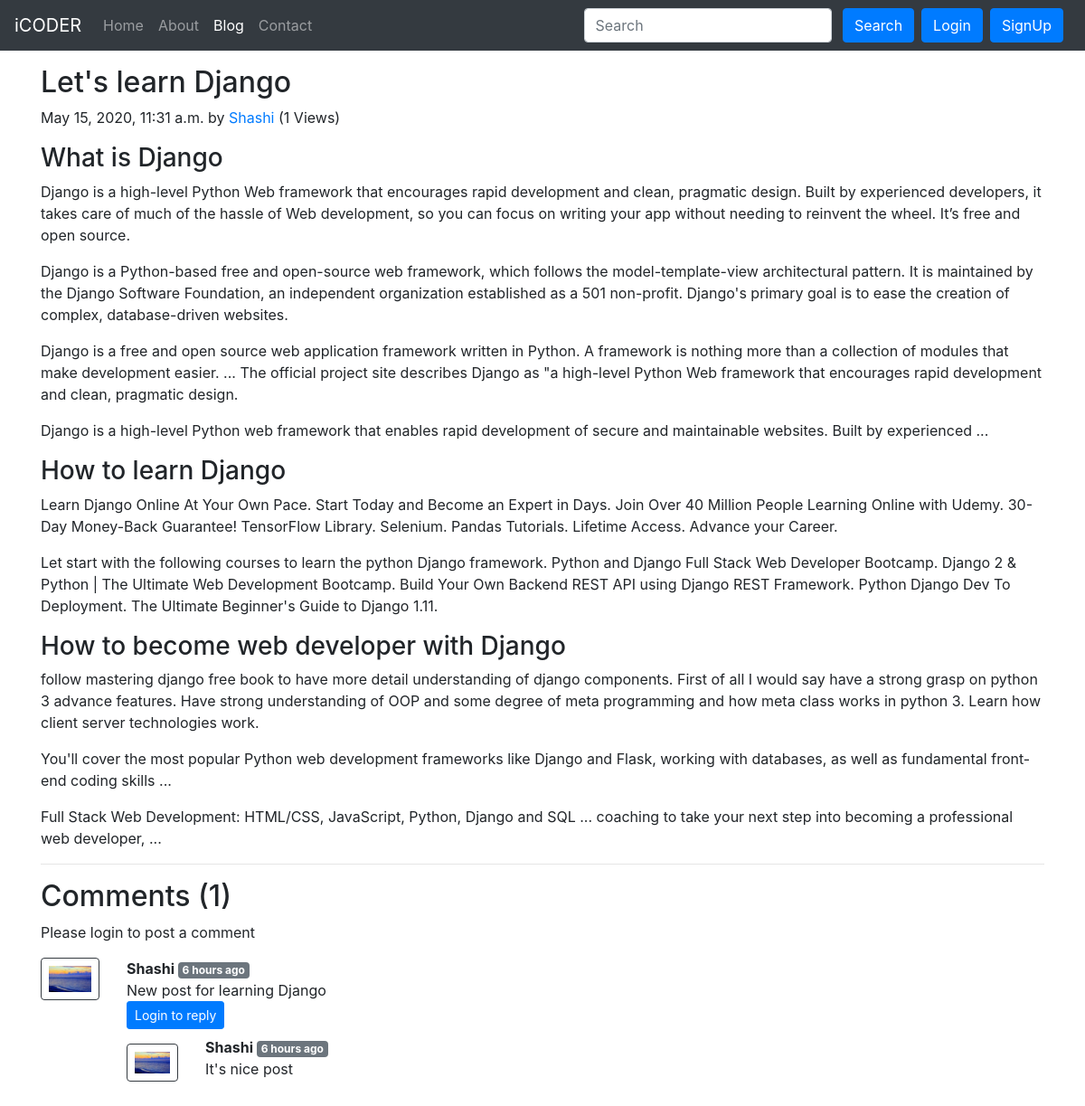
/blog/learn-django, run on the app's committed database.
### blog/models.py (models this page shows, shortened)
class Post(models.Model):
    sno = models.AutoField(primary_key=True)
    title = models.CharField(max_length=255)
    content = models.TextField()
    author = models.CharField(max_length=255)
    slug = models.CharField(max_length=255)
    views = models.IntegerField(default=0)
    timeStamp = models.DateTimeField(blank=True)

class BlogComment(models.Model):
    sno = models.AutoField(primary_key = True)
    comment = models.TextField()
    user = models.ForeignKey(User, on_delete=models.CASCADE)
    post = models.ForeignKey(Post, on_delete=models.CASCADE)
    parent = models.ForeignKey('self', on_delete=models.CASCADE, null=True)
    timestamp = models.DateTimeField(default=now)
    def __str__(self):
        return self.comment[0:13] + "..." +" "+ "by"+" "+ self.user.username

### blog/views.py (the view)
# urls.py: path('<str:slug>', views.blogPost, name='blogPost'),
def blogPost(request, slug):
    post = Post.objects.filter(slug=slug).first()
    post.views = post.views + 1
    post.save()
    comments = BlogComment.objects.filter(post=post, parent=None)
    replies = BlogComment.objects.filter(post=post).exclude(parent=None)
    replyDict = {}
    for reply in replies:
        if reply.parent.sno not in replyDict.keys():
            replyDict[reply.parent.sno] = [reply]
        else:
            replyDict[reply.parent.sno].append(reply)
    print(replyDict)
    context = {'post': post, 'comments': comments, 'user': request.user, 'replyDict': replyDict}
    return render(request, 'blog/blogPost.html', context)

### blog/templatetags/extras.py (called while the page is built)
@register.filter(name='get_val')
def get_val(dict, key):
    return dict.get(key)

### templates/blog/blogPost.html (shortened to what this page needs)
{% extends 'base.html' %}
{% block blogactive %} active {% endblock blogactive %}
{% block body %}
{% load humanize %}
{% load extras %}
<div class="container my-3">
    <h2 class="blog-post-title">{{post.title}}</h2>
    <p class="blog-post-meta">{{post.timeStamp}} by <a href="/about">{{post.author}}</a> (<span>{{post.views}} Views</span>) </p>
    <p>{{post.content|safe}} </p>
    <hr>
</div>
<div class="container">
    <h2>Comments ({{comments.count}})</h2>
    <div class="my-2">
        {% if user.is_authenticated %}
        <form action="/blog/postComment" method="POST">
            {% csrf_token %}
            <div class="form-group">
                <label for="exampleInputEmail1">Post Comment</label>
                <input type="text" class="form-control" name="comment" placeholder="Enter comment here">
            </div>
            <input type="hidden" name="postSno" value="{{post.sno}}">
            <input type="hidden" name="parentSno" value="">
            <button type="submit" class="btn btn-primary">Submit</button>
        </form>
        {% else %}
        <p>Please login to post a comment</p>
        {% endif %}
    </div>
    {% for comment in comments %}
    <div class="row my-3">
        <div class="col-md-1 ">
            <img class="rounded mx-auto d-block w-100 p-2 border border-dark" src="/static/img/user.png" alt="user">
        </div>
        <div class="col-md-11 ">
            <b>{{comment.user.username}} </b> <span
                class="badge badge-secondary">{{comment.timestamp | naturaltime}}</span>
            <div> {{comment.comment}} </div>
            <div class="reply mx-0">
                  {% if user.is_authenticated %}
                  <button class="btn btn-sm btn-primary" type="button" data-toggle="collapse"
                    data-target="#replyBox{{comment.sno}}" aria-expanded="false"
                    aria-controls="replyBox{{comment.sno}}">
                    Reply
                </button>
                <div class="collapse" id="replyBox{{comment.sno}}">
                    <div class="card card-body my-2">
                        <form action="/blog/postComment" method="POST">
                            {% csrf_token %}
                            <div class="form-group">
                                <label for="comment">Post a reply</label>
                                <input type="text" class="form-control" name="comment" placeholder="Enter comment here">
                                <input type="hidden" name="parentSno" value="{{comment.sno}}">
                            </div>
                            <input type="hidden" name="postSno" value="{{post.sno}}">
                            <button type="submit" class="btn btn-primary">Submit</button>
                        </form>
                    </div>
                </div>
                {% else %}
                    <button class="btn btn-sm btn-primary" type="button" data-toggle="collapse"
                    data-target="#replyBox{{comment.sno}}" aria-expanded="false"
                    aria-controls="replyBox{{comment.sno}} disabled">
                    Login to reply
                </button>
                {% endif %}
                <div class="replies my-2">
                    {% for reply in replyDict|get_val:comment.sno %}
                    <div class="row">
                        <div class="col-md-1 my-2">
                            <img class="rounded mx-auto d-block w-100 p-2 border border-dark" src="/static/img/user.png" alt="user">
                        </div>
                        <div class="col-md-11">
                        <b>{{reply.user.username}} </b> <span
                         class="badge badge-secondary">{{reply.timestamp | naturaltime}}</span>
                        <div> {{reply.comment}} </div>
                        </div>
                        <br>
                    </div>
                    {% endfor %}
                </div>
            </div>
        </div>
    </div>
    {% endfor %}
</div>
{% endblock body %}

### data on the page
Post: title "Let's learn Django", timeStamp "May 15, 2020, 11:31 a.m.", author "Shashi", views "1", content "What is Django Django is a high-level Python Web framework that encourages rapid development and clean, pragmatic design. Built by experienced developers, it takes care of much of the hassle of Web development, so you can focus on writing your app without needing to reinvent the wheel. It’s free and open source. Django is a Python-based free and open-source web framework, which follows the model-template-view architectural pattern. It is maintained by the Django Software Foundation, an independent organization established as a 501 non-profit. Django's primary goal is to ease the creation of complex, database-driven websites. Django is a free and open source web application framework written…"
BlogComment: user.username "Shashi", timestamp "6 hours ago", comment "New post for learning Django"
BlogComment: user.username "Shashi", timestamp "6 hours ago", comment "It's nice post"

### other printed values
{{ comments.count }} "1"
